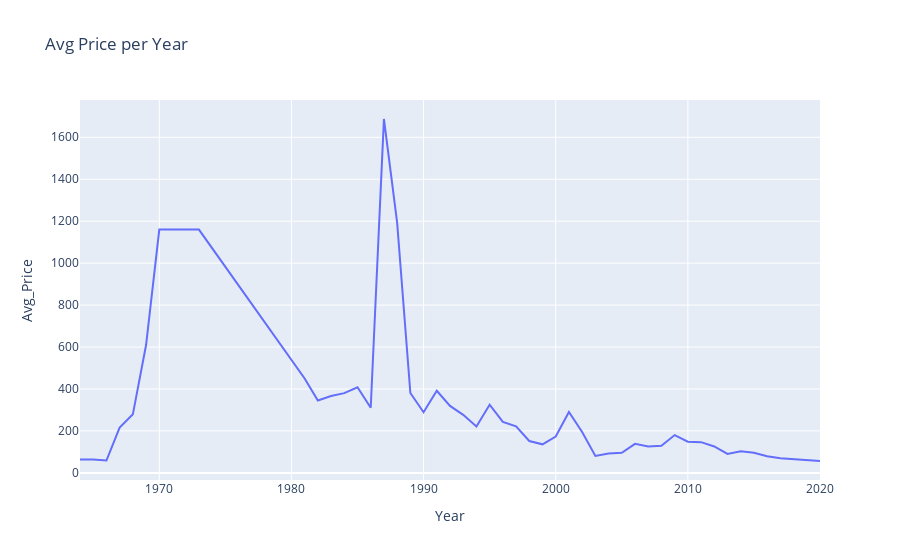

The notebook cell this image was saved under:
### Code cell
fig = px.line(df_price_per_year, x='Year', y="Avg_Price", title='Avg Price per Year')
fig.show()

### Figure 1 — Plotly figure (JSON) as saved in the notebook; plotly's stock layout.template omitted (floating-point values rounded to 4 significant figures)
{"data": [{"hovertemplate": "Year=%{x}<br>Avg_Price=%{y}<extra></extra>", "legendgroup": "", "line": {"color": "#636efa", "dash": "solid"}, "marker": {"symbol": "circle"}, "mode": "lines", "name": "", "orientation": "v", "showlegend": false, "type": "scatter", "x": [1964, 1965, 1966, 1967, 1968, 1969, 1970, 1971, 1972, 1973, 1981, 1982, 1983, 1984, 1985, 1986, 1987, 1988, 1989, 1990, 1991, 1992, 1993, 1994, 1995, 1996, 1997, 1998, 1999, 2000, 2001, 2002, 2003, 2004, 2005, 2006, 2007, 2008, 2009, 2010, 2011, 2012, 2013, 2014, 2015, 2016, 2017, 2018, 2019, 2020], "xaxis": "x", "y": [63.23, 63.23, 59, 216.3, 279.2, 609.5, 1160, 1160, 1160, 1160, 450, 345.2, 366.2, 380.1, 408.1, 310.3, 1687.0, 1193.0, 380.8, 289.1, 391.4, 319.3, 276.7, 221.5, 325, 243.2, 221.7, 152.1, 136.2, 173.1, 290.7, 195.4, 80.51, 92.74, 95.79, 138.6, 125.7, 129.7, 180.3, 148.4, 146.6, 126.1, 90.55, 102.6, 95.95, 79.46, 69.49, 64.75, 59.61, 56.65], "yaxis": "y"}], "layout": {"legend": {"tracegroupgap": 0}, "title": {"text": "Avg Price per Year"}, "xaxis": {"anchor": "y", "domain": [0, 1], "title": {"text": "Year"}}, "yaxis": {"anchor": "x", "domain": [0, 1], "title": {"text": "Avg_Price"}}}}
